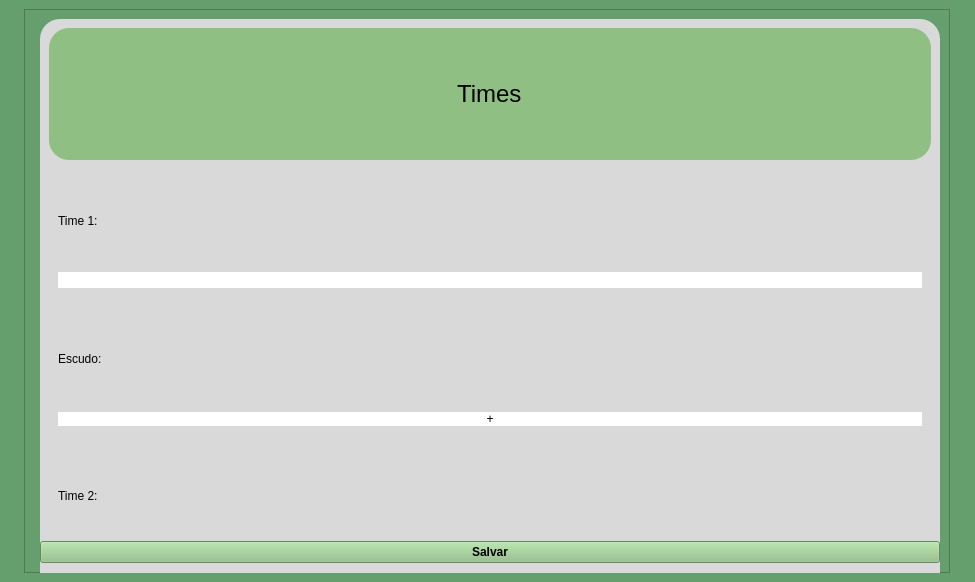
<?xml version="1.0" encoding="UTF-8"?>
<ui version="4.0">
 <class>MainWindow</class>
 <widget class="QMainWindow" name="MainWindow">
  <property name="geometry">
   <rect>
    <x>0</x>
    <y>0</y>
    <width>975</width>
    <height>582</height>
   </rect>
  </property>
  <property name="mouseTracking">
   <bool>true</bool>
  </property>
  <property name="windowTitle">
   <string>MainWindow</string>
  </property>
  <property name="styleSheet">
   <string notr="true">background-color: rgb(101, 159, 109);</string>
  </property>
  <widget class="QWidget" name="centralwidget">
   <property name="enabled">
    <bool>true</bool>
   </property>
   <layout class="QGridLayout" name="gridLayout">
    <item row="0" column="0" alignment="Qt::AlignmentFlag::AlignHCenter|Qt::AlignmentFlag::AlignVCenter">
     <widget class="QFrame" name="frame_2">
      <property name="minimumSize">
       <size>
        <width>500</width>
        <height>500</height>
       </size>
      </property>
      <property name="frameShape">
       <enum>QFrame::Shape::StyledPanel</enum>
      </property>
      <property name="frameShadow">
       <enum>QFrame::Shadow::Raised</enum>
      </property>
      <layout class="QFormLayout" name="formLayout_2">
       <item row="1" column="1">
        <widget class="QFrame" name="frame">
         <property name="minimumSize">
          <size>
           <width>900</width>
           <height>700</height>
          </size>
         </property>
         <property name="maximumSize">
          <size>
           <width>500</width>
           <height>16777215</height>
          </size>
         </property>
         <property name="styleSheet">
          <string notr="true">background-color: rgb(217, 217, 217);
border-radius:20px;</string>
         </property>
         <property name="frameShape">
          <enum>QFrame::Shape::StyledPanel</enum>
         </property>
         <property name="frameShadow">
          <enum>QFrame::Shadow::Raised</enum>
         </property>
         <layout class="QVBoxLayout" name="verticalLayout_2">
          <item>
           <widget class="QFrame" name="frame_3">
            <property name="enabled">
             <bool>true</bool>
            </property>
            <property name="styleSheet">
             <string notr="true">background-color: rgb(143, 191, 131);</string>
            </property>
            <property name="frameShape">
             <enum>QFrame::Shape::StyledPanel</enum>
            </property>
            <property name="frameShadow">
             <enum>QFrame::Shadow::Raised</enum>
            </property>
            <layout class="QVBoxLayout" name="verticalLayout">
             <item alignment="Qt::AlignmentFlag::AlignHCenter">
              <widget class="QLabel" name="label">
               <property name="font">
                <font>
                 <pointsize>18</pointsize>
                </font>
               </property>
               <property name="text">
                <string>Times</string>
               </property>
              </widget>
             </item>
            </layout>
           </widget>
          </item>
          <item>
           <widget class="QFrame" name="frame_4">
            <property name="frameShape">
             <enum>QFrame::Shape::StyledPanel</enum>
            </property>
            <property name="frameShadow">
             <enum>QFrame::Shadow::Raised</enum>
            </property>
            <layout class="QGridLayout" name="gridLayout_3">
             <item row="2" column="0">
              <widget class="QLineEdit" name="input_time1">
               <property name="styleSheet">
                <string notr="true">background-color: rgb(255, 255, 255);</string>
               </property>
              </widget>
             </item>
             <item row="1" column="0">
              <widget class="QLabel" name="txt_time1">
               <property name="text">
                <string>Time 1:</string>
               </property>
              </widget>
             </item>
            </layout>
           </widget>
          </item>
          <item>
           <widget class="QFrame" name="frame_5">
            <property name="frameShape">
             <enum>QFrame::Shape::StyledPanel</enum>
            </property>
            <property name="frameShadow">
             <enum>QFrame::Shadow::Raised</enum>
            </property>
            <layout class="QGridLayout" name="gridLayout_4">
             <item row="0" column="0">
              <widget class="QLabel" name="txt_imagem1">
               <property name="text">
                <string>Escudo:</string>
               </property>
              </widget>
             </item>
             <item row="1" column="0">
              <widget class="QPushButton" name="botao_imagem1">
               <property name="styleSheet">
                <string notr="true">background-color: rgb(255, 255, 255);</string>
               </property>
               <property name="text">
                <string>+</string>
               </property>
              </widget>
             </item>
            </layout>
           </widget>
          </item>
          <item>
           <widget class="QFrame" name="frame_6">
            <property name="frameShape">
             <enum>QFrame::Shape::StyledPanel</enum>
            </property>
            <property name="frameShadow">
             <enum>QFrame::Shadow::Raised</enum>
            </property>
            <layout class="QGridLayout" name="gridLayout_5">
             <item row="0" column="0">
              <widget class="QLabel" name="txt_time2">
               <property name="text">
                <string>Time 2:</string>
               </property>
              </widget>
             </item>
             <item row="1" column="0">
              <widget class="QLineEdit" name="input_time2">
               <property name="styleSheet">
                <string notr="true">background-color: rgb(255, 255, 255);</string>
               </property>
              </widget>
             </item>
            </layout>
           </widget>
          </item>
          <item>
           <widget class="QFrame" name="frame_7">
            <property name="frameShape">
             <enum>QFrame::Shape::StyledPanel</enum>
            </property>
            <property name="frameShadow">
             <enum>QFrame::Shadow::Raised</enum>
            </property>
            <layout class="QGridLayout" name="gridLayout_6">
             <item row="0" column="0">
              <widget class="QLabel" name="txt_imagem2">
               <property name="text">
                <string>Escudo:</string>
               </property>
              </widget>
             </item>
             <item row="1" column="0">
              <widget class="QPushButton" name="botao_imagem2">
               <property name="styleSheet">
                <string notr="true">background-color: rgb(255, 255, 255);</string>
               </property>
               <property name="text">
                <string>+</string>
               </property>
              </widget>
             </item>
            </layout>
           </widget>
          </item>
         </layout>
        </widget>
       </item>
       <item row="2" column="1">
        <widget class="QPushButton" name="botao_entrar">
         <property name="font">
          <font>
           <bold>true</bold>
          </font>
         </property>
         <property name="styleSheet">
          <string notr="true">background-color: rgb(143, 191, 131);
bolder-radius:50px;</string>
         </property>
         <property name="text">
          <string>Salvar</string>
         </property>
        </widget>
       </item>
      </layout>
     </widget>
    </item>
   </layout>
  </widget>
 </widget>
 <resources/>
 <connections/>
</ui>
